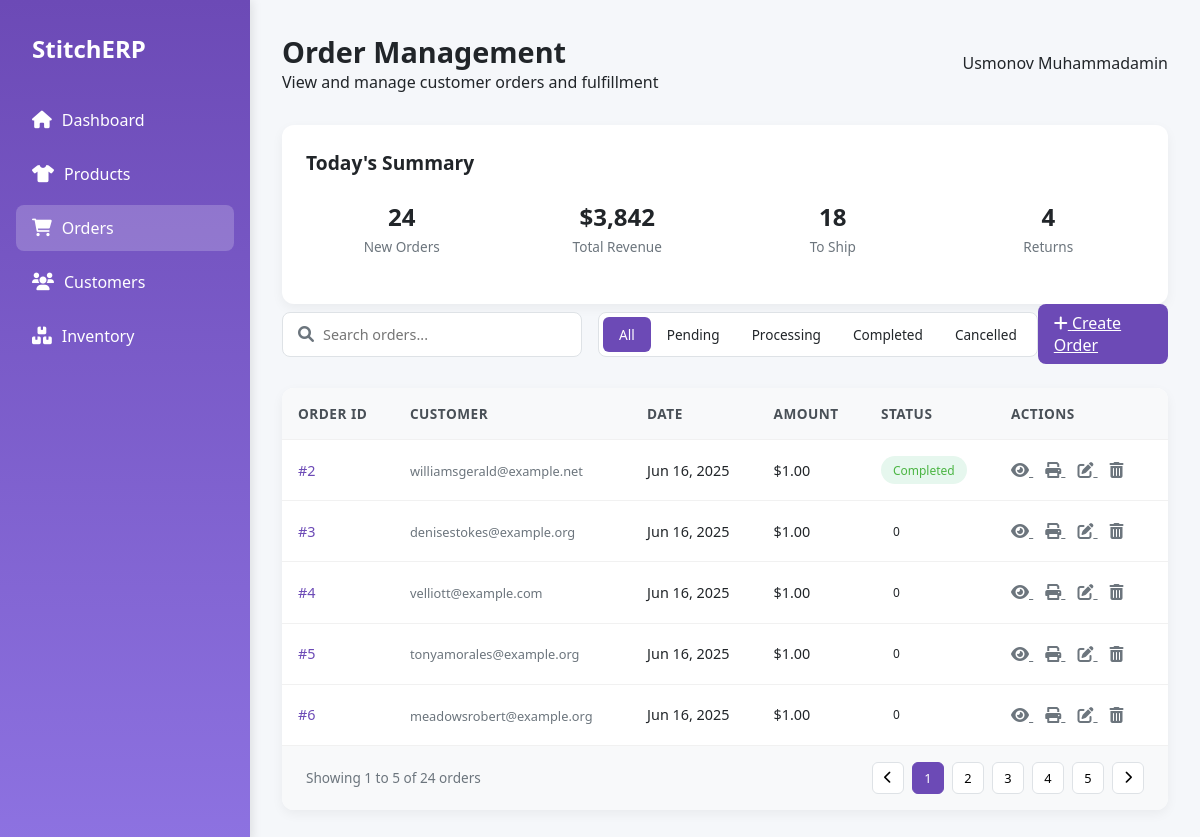
Screenshot of /orders/ with the database file from the repository.
### order/models.py (models this page shows, shortened)
class Order(models.Model):
    STATUS_CHOICES = (
        ('pending', 'Pending'),
        ('processing', 'Processing'),
        ('completed', 'Completed'),
        ('cancelled', 'Cancelled'),
    )
    PAYMENT_CHOICES = (
        (1, 'Unpaid'),
        (2, 'Paid'),
    )
    payment_status = models.SmallIntegerField(max_length=20, choices=PAYMENT_CHOICES, default=1, null=False, blank=False)
    shipping_address = models.TextField(blank=True)
    billing_address = models.TextField(blank=True)
    notes = models.TextField(blank=True)
    subtotal = models.DecimalField(max_digits=10, decimal_places=2, default=0)
    customer = models.ForeignKey(Customer, on_delete=models.CASCADE)
    created_at = models.DateTimeField(auto_now_add=True)
    total_amount = models.DecimalField(max_digits=10, decimal_places=2, default=0)
    status = models.CharField(max_length=20, choices=STATUS_CHOICES, default='pending')
    def get_status_display(self):
        return dict(self.STATUS_CHOICES).get(self.status, self.status)
    def get_status_class(self):
        status_classes = {
            'pending': 'status-pending',
            'processing': 'status-processing',
            'completed': 'status-completed',
            'cancelled': 'status-cancelled',
        }
        return status_classes.get(self.status, '')

### customer/models.py (models this page shows, shortened)
class Customer(models.Model):
    SEGMENT = [
        (1, 'New Customer'),
        (2, 'Regular Customer'),
        (3, 'VIP Customer'),
        (4, 'Inactive Customer'),
    ]
    first_name = models.CharField(max_length=30)
    last_name = models.CharField(max_length=30)
    email = models.EmailField()
    segment = models.SmallIntegerField(choices=SEGMENT, max_length=1, default=1)
    orders = models.IntegerField(default=0)
    total_spent = models.DecimalField(max_digits=10, decimal_places=2, default=0)
    last_update = models.DateTimeField(auto_now=True)
    join_date = models.DateTimeField(auto_now_add=True)

### order/views.py (the view)
# urls.py: path('', OrderListView.as_view(), name='order_list'),
class OrderListView(ListView):
    model = Order
    template_name = 'order_list.html'
    context_object_name = 'orders'
    paginate_by = 5
    def get_queryset(self):
        queryset = super().get_queryset()
        status = self.request.GET.get('status')
        if status and status in dict(Order.STATUS_CHOICES).keys():
            queryset = queryset.filter(status=status)
        return queryset.order_by('-created_at')
    def get_context_data(self, **kwargs):
        context = super().get_context_data(**kwargs)
        context['status_filter'] = self.request.GET.get('status', 'all')
        return context

### templates/order_list.html (shortened to what this page needs)
<!DOCTYPE html>
<html lang="en">
<head>
    <link rel="stylesheet" href="https://cdnjs.cloudflare.com/ajax/libs/font-awesome/6.0.0-beta3/css/all.min.css">
</head>
<body>
<div class="dashboard">
    <div class="sidebar">
        <div class="logo">
            <h1>StitchERP</h1>
        </div>
        <ul class="nav-menu">
            <li class="nav-item ">
                <a href="{% url 'dashboard' %}" class="nav-link">
                    <i class="fas fa-home"></i>
                    Dashboard
                </a>
            </li>
            <li class="nav-item">
                <a href="{% url 'product' %}" class="nav-link">
                    <i class="fas fa-tshirt"></i>
                    Products
                </a>
            </li>
            <li class="nav-item active">
                <a href="{% url 'order_list' %}" class="nav-link">
                    <i class="fas fa-shopping-cart"></i>
                    Orders
                </a>
            </li>
            <li class="nav-item">
                <a href="{% url 'customer' %}" class="nav-link">
                    <i class="fas fa-users"></i>
                    Customers
                </a>
            </li>
            <li class="nav-item">
                <a href="{% url 'inventory' %}" class="nav-link">
                    <i class="fas fa-boxes"></i>
                    Inventory
                </a>
            </li>
        </ul>
    </div>
    <div class="main-content">
        <div class="header">
            <div class="page-title">
                <h2>Order Management</h2>
                <p>View and manage customer orders and fulfillment</p>
            </div>
            <div class="user-profile">
                <span>Usmonov Muhammadamin</span>
            </div>
        </div>
        <div class="order-summary-card">
            <div class="summary-header">
                <h3>Today's Summary</h3>
            </div>
            <div class="summary-stats">
                <div class="summary-stat">
                    <div class="value">24</div>
                    <div class="label">New Orders</div>
                </div>
                <div class="summary-stat">
                    <div class="value">$3,842</div>
                    <div class="label">Total Revenue</div>
                </div>
                <div class="summary-stat">
                    <div class="value">18</div>
                    <div class="label">To Ship</div>
                </div>
                <div class="summary-stat">
                    <div class="value">4</div>
                    <div class="label">Returns</div>
                </div>
            </div>
        </div>
<div class="orders-header">
    <div class="order-filters">
        <div class="search-bar">
            <i class="fas fa-search"></i>
            <input type="text" placeholder="Search orders...">
        </div>
        <div class="filter-tabs">
            <div class="filter-tab active">All</div>
            <div class="filter-tab">Pending</div>
            <div class="filter-tab">Processing</div>
            <div class="filter-tab">Completed</div>
            <div class="filter-tab">Cancelled</div>
        </div>
    </div>
    <a href="{% url 'order_create' %}" class="btn btn-primary">
        <i class="fas fa-plus"></i>
        Create Order
    </a>
</div>
        <div class="orders-table">
            <table>
                <thead>
                <tr>
                    <th>Order ID</th>
                    <th>Customer</th>
                    <th>Date</th>
                    <th>Amount</th>
                    <th>Status</th>
                    <th>Actions</th>
                </tr>
                </thead>
                <tbody>
                {% for order in page_obj %}
                <tr>
                    <td class="order-id">#{{ order.id }}</td>
                    <td>
                        <div class="customer-cell">
                            <div class="customer-info">
                                <p>{{ order.customer.email }}</p>
                            </div>
                        </div>
                    </td>
                    <td>{{ order.created_at|date:"M d, Y" }}</td>
                    <td>${{ order.total_amount }}</td>
                    <td>
                        <span class="status-badge {{ order.get_status_class }}">
                            {{ order.get_status_display }}
                        </span>
                    </td>
                    <td>
                        <a href="{% url 'order_detail' pk=order.id %}" class="action-btn" title="View">
                            <i class="fas fa-eye"></i>
                        </a>
                        <a href="{% url 'order_print' pk=order.id %}" class="action-btn" title="Print">
                            <i class="fas fa-print"></i>
                        </a>
                        <a href="{% url 'order_update' pk=order.id %}" class="action-btn" title="Edit">
                            <i class="fas fa-edit"></i>
                        </a>
                        <form action="{% url 'order_delete' pk=order.id %}" method="post" style="display:inline;">
                            <button type="submit" class="action-btn" title="Delete"
                                    onclick="return confirm('Are you sure you want to delete this order?');">
                                <i class="fas fa-trash-alt"></i>
                            </button>
                        </form>
                    </td>
                </tr>
                {% endfor %}
                </tbody>
            </table>
            <div class="table-footer">
                <div class="results-count">
                    Showing 1 to 5 of 24 orders
                </div>
                <div class="pagination">
                    <button class="page-btn"><i class="fas fa-chevron-left"></i></button>
                    <button class="page-btn active">1</button>
                    <button class="page-btn">2</button>
                    <button class="page-btn">3</button>
                    <button class="page-btn">4</button>
                    <button class="page-btn">5</button>
                    <button class="page-btn"><i class="fas fa-chevron-right"></i></button>
                </div>
            </div>
        </div>
    </div>
</div>
</body>
</html>

### rows the page displays
Order: id "2", customer.email "williamsgerald@example.net", created_at "Jun 16, 2025", total_amount "1.00", status "Completed"
Order: id "3", customer.email "denisestokes@example.org", created_at "Jun 16, 2025", total_amount "1.00", status "0"
Order: id "4", customer.email "velliott@example.com", created_at "Jun 16, 2025", total_amount "1.00", status "0"
Order: id "5", customer.email "tonyamorales@example.org", created_at "Jun 16, 2025", total_amount "1.00", status "0"
Order: id "6", customer.email "meadowsrobert@example.org", created_at "Jun 16, 2025", total_amount "1.00", status "0"
